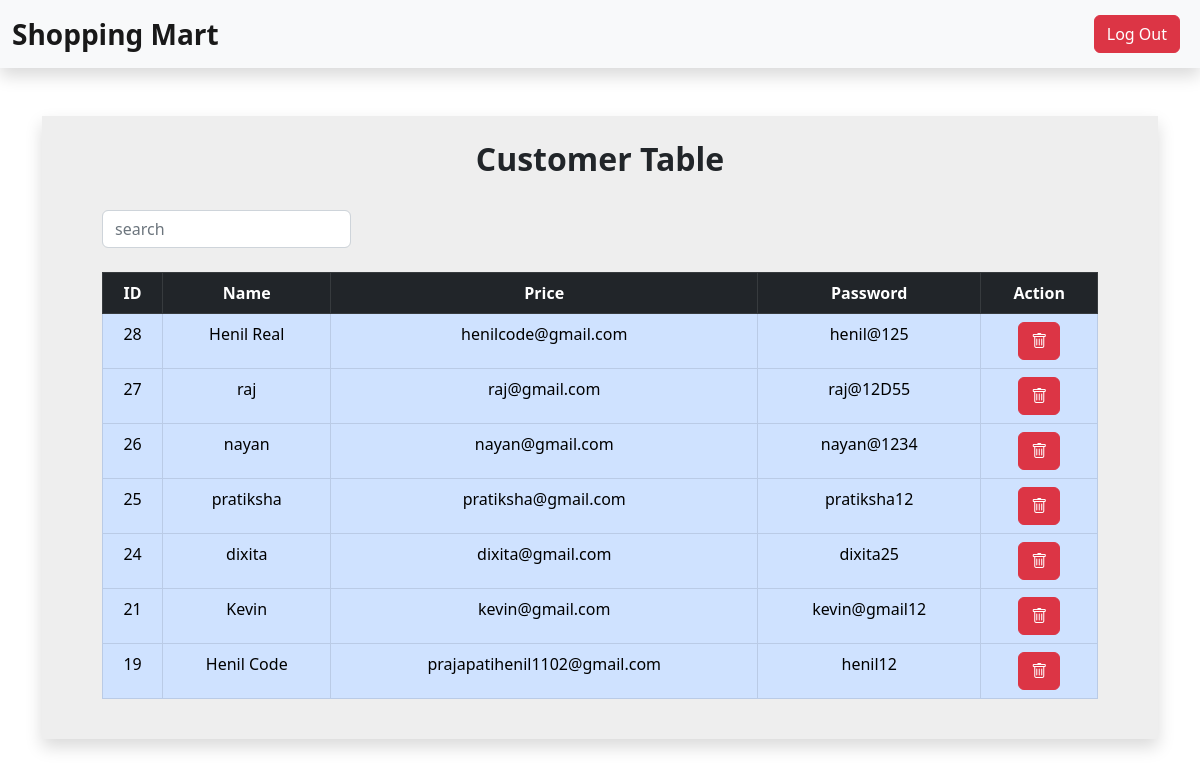
Page /RDBMS/Admin/customer.php (signed in) on the committed database.
### tables this page shows
CREATE TABLE `customers` (
  `id` int(11) NOT NULL,
  `name` text NOT NULL,
  `email` text NOT NULL,
  `password` text NOT NULL
);

### RDBMS/Admin/customer.php (the view, shortened to what this page needs)
<!DOCTYPE html>
<html lang="en">
<head>
</head>
<body>
    <?php
    include "Group/Nav.php";
    include "Php/db.php";
    ?>
    <div class="container">
        <section style="background-color: #eee;" class="shadow ps-5 pe-5">
            <div class="container my-5 py-4">
                <div class="text-center pb-4">
                    <h2 class="fw-bold">Customer Table</h2>
                </div>
                <div class="text-end pb-4 d-flex justify-content-start">
                    <input type="search" autocomplete="off" id="search" class="form-control w-25 me-5" placeholder="search">
                </div>
                <table class="table table-primary text-center table-responsive table-bordered">
                    <thead class="table-borderless table-dark">
                        <th>ID</th>
                        <th>Name</th>
                        <th>Price</th>
                        <th>Password</th>
                        <th>Action</th>
                    </thead>
                    <tbody id="Search_table">
                        <?php
                        $select_product = "select * from customers ORDER BY id DESC";
                        $result_select_product = mysqli_query($conn, $select_product);
                        while ($row = mysqli_fetch_array($result_select_product)) {
                        ?>
                            <tr>
                                <td><?php echo $row['id'] ?></td>
                                <td><?php echo $row['name'] ?></td>
                                <td><?php echo $row['email'] ?></td>
                                <td><?php echo $row['password'] ?></td>
                                <td><a href="Php/deleteRecord.php?Customer_id=<?php echo $row['id'] ?>" class="btn btn-danger bi bi-trash"></a></td>
                            </tr>
                        <?php
                        }
                        ?>
                    </tbody>
                </table>
            </div>
        </section>
    </div>
</body>
</html>

### rows in the picture
customers: id "28", name "Henil Real", email "henilcode@gmail.com", password "henil@125"
customers: id "27", name "raj", email "raj@gmail.com", password "raj@12D55"
customers: id "26", name "nayan", email "nayan@gmail.com", password "nayan@1234"
customers: id "25", name "pratiksha", email "pratiksha@gmail.com", password "pratiksha12"
customers: id "24", name "dixita", email "dixita@gmail.com", password "dixita25"
customers: id "21", name "Kevin", email "kevin@gmail.com", password "kevin@gmail12"
customers: id "19", name "Henil Code", email "prajapatihenil1102@gmail.com", password "henil12"
